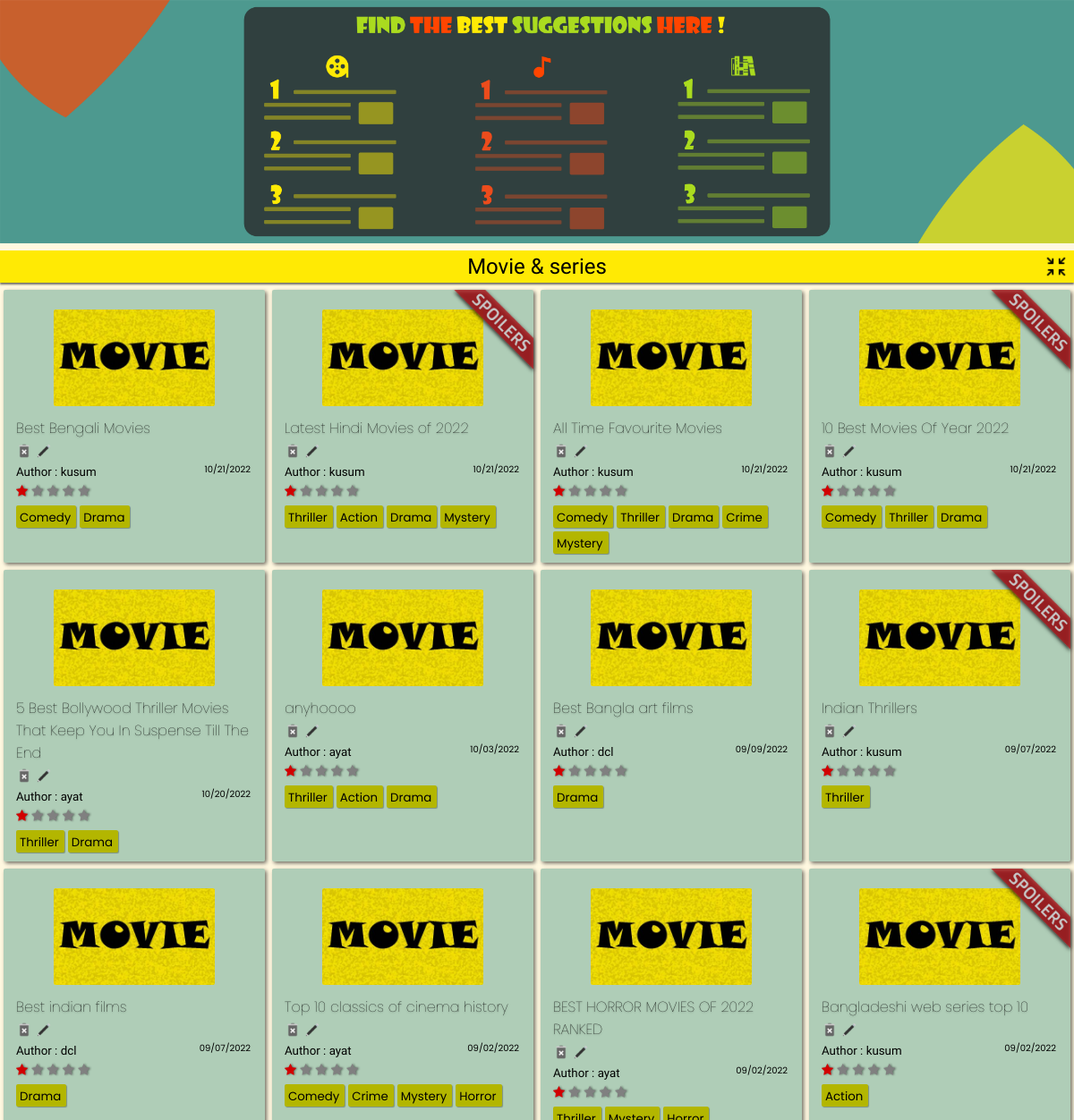
/home/all (upper part), run on an earlier commit of the app's database.
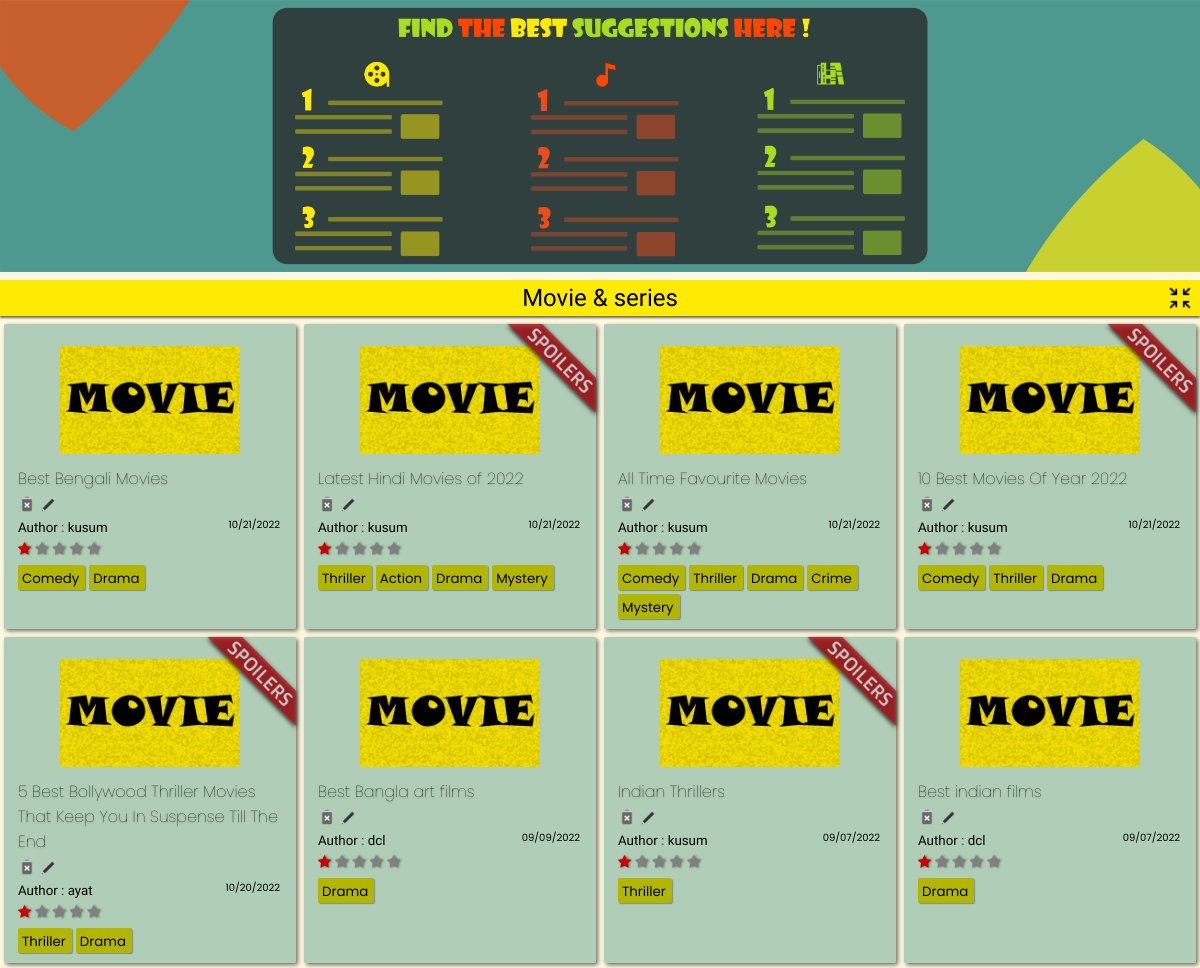
And on a later commit of the database.
### app/models.py (models this page shows, shortened)
class List(models.Model):
    title = models.CharField(max_length=120)
    genre = models.ManyToManyField('Genre')
    creator = models.ForeignKey(User,on_delete=models.SET_NULL,blank=True, null=True)
    posted = models.DateTimeField(auto_now_add=True)
    content = RichTextField(null=True,default=' ')
    type = models.CharField(max_length=10,default="Movie")
    spoiler_choices = [(False, 'No'),(True, 'Yes')]
    spoiler = models.BooleanField(default=False,null=True, choices = spoiler_choices)
    slug = models.SlugField(max_length= 300,null=True, blank = True, unique=True)

class Genre(models.Model):
    name = models.CharField(max_length=150)
    def __str__(self):
        return self.name

### app/views.py (the view)
# urls.py: path('all',views.all, name='all'),
def all(request):
    movie = List.objects.filter(posted__gte=timezone.now() - timedelta(days=5000)).all().order_by("-id")
    music = MusicList.objects.filter(posted__gte=timezone.now() - timedelta(days=5000)).all().order_by("-id")
    book = BookList.objects.filter(posted__gte=timezone.now() - timedelta(days=5000)).all().order_by("-id")
    allPosts = list(movie)
    p = Paginator(allPosts, 2)
    allPostsmusic = list(music)
    allPostsbook = list(book)
    if request.user.is_authenticated:
        madefmovies = List.objects.filter(genre__id__in= request.user.profile.fav_movie_genre.all().values_list("id", flat=True))
        madefmusic = MusicList.objects.filter(genre__id__in= request.user.profile.fav_music_genre.all().values_list("id", flat=True))
        madefbooks = BookList.objects.filter(genre__id__in= request.user.profile.fav_Book_genre.all().values_list("id", flat=True))
        params = {'allPosts' : allPosts, 'allPostsmusic' : allPostsmusic, 'allPostsbook' : allPostsbook, 'madefmovies' : madefmovies, 'madefmusic' : madefmusic, 'madefbooks' : madefbooks}
    else:
        madefmovies = "nono"
        madefmusic = "nono"
        madefbooks = "nono"
        params = {'allPosts' : allPosts, 'allPostsmusic' : allPostsmusic, 'allPostsbook' : allPostsbook}
    return render(request, 'app/all.html', params)

### app/models.py (called while the page is built)
    def __str__(self):
        return self.name

    def __str__(self):
        return self.name

### templates/app/all.html (shortened to what this page needs)
{% extends "index.html" %}
{% load static %}
{% block content %}
<div class = "poster"><img src="{% static 'app/images/poster_light.jpg' %}" alt="" id="poster"></div>
<section>
  <div class="headline headline-top" id="headlline-top"><div class="head-cont-all" ><h1 class="headline-all">Movie & series</h1></div><span class="minimize" id="topmini"><img src="{% static 'app/images/minimize.png' %}" id="miniimg" alt=""></span></div>
  <div class="contain-sec movie-contain main-sec" id="contain-sec">
    {% for lola in allPosts %}
    <div class="elements">
      <div class="thumb">
        <img src="{% static 'app/images/movie-poster.jpg' %}" width="100px" />
      </div>
      {% if lola.spoiler == True %}
      <div class="spoiler"><img src="{% static 'app/images/spoilerr.png' %}" width="100px" /></div>
      {% endif %}
      <div class="Title">
        <a href="{% url 'app:list_detail' lola.slug %}"><h4 class="tit" id="tit">{{lola.title}}</h4></a>
        {% if user.id == lola.creator.id %}
        <a href="{% url 'app:delete_movie' lola.slug %}"><img src ="{% static 'app/images/delete.png' %}"></a>
        <a href="{% url 'app:update_list' lola.slug %}"><img src ="{% static 'app/images/edit.png' %}"></a>
        {% else %}
        <img src ="{% static 'app/images/delete-dis.png' %}">
        <img src ="{% static 'app/images/edit-dis.png' %}">
        {% endif %}
      </div>
      <div class="Author">
        <small>Author : {{lola.creator.username}}<span>{{lola.posted|date:"SHORT_DATE_FORMAT"}}</span></small>
      </div>
      <div class="rating">
        <span class="star-headline">
        <span class="fa fa-star checked"></span>
        <span class="fa fa-star"></span>
        <span class="fa fa-star"></span>
        <span class="fa fa-star"></span>
        <span class="fa fa-star"></span>
        </span>
      </div>
        {% for tag in lola.genre.all %}
        <div class="Genre">
          <a href="{% url 'app:film' query=tag %}">
            <small>{{ tag }}</small>
          </a>
        </div>
          {% empty %}
          No tags!
        {% endfor %}
    </div>
    {% endfor %}
  </div>
</section>
{% endblock content %}

What changed in the data, as far as the page shows it:
removed List: title "anyhoooo", creator.username "ayat", posted "10/03/2022", Genre (name "Thriller"), Genre (name "Action"), Genre (name "Drama")
no longer on this page (row unchanged): List: title "Top 10 classics of cinema history", creator.username "ayat", posted "09/02/2022", Genre (name "Comedy"), Genre (name "Crime"), Genre (name "Mystery")
no longer on this page (row unchanged): Genre: name "Horror"
no longer on this page (row unchanged): List: title "BEST HORROR MOVIES OF 2022 RANKED", creator.username "ayat", posted "09/02/2022"
no longer on this page (row unchanged): List: spoiler True (drawn), title "Bangladeshi web series top 10", creator.username "kusum", posted "09/02/2022", Genre (name "Action")
changed List "5 Best Bollywood Thriller Movies That Keep You In Suspense Till The End": spoiler: picture added
